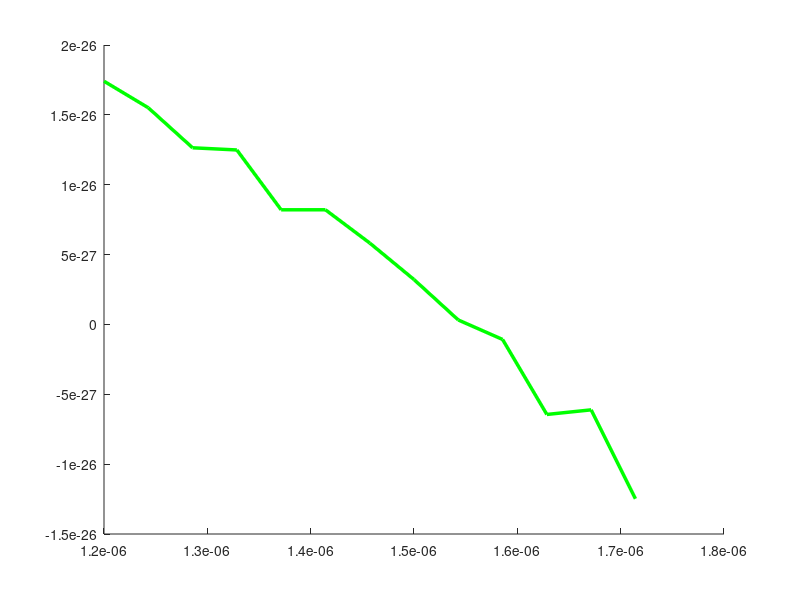

Source code (MATLAB): (Note: this script raises an error after producing the figure.)
% Refractive index and group velocity NSellmeier for LP01 mode 
close all
clear all
clc

%% Variables declaration
mu0 = 4*pi*1e-7;                                    %%% Magnetic permeability
eps0 = 8.8542e-12;                                  %%% Electric permitivity
c = 1/sqrt(mu0*eps0);                               %%% Light speed
a = 2.15e-6;                                        %%% Fiber core radius
Ai_SiO2 = [0.6961663, 0.4079426, 0.8974994];        %%% 100% SiO2 parameters
Ai_GeO2_SiO2 = [0.7136824, 0.4254807, 0.8964226];   %%% 8% GeO2, 92% SiO2 parameters
Lambdai_SiO2 = [0.0684043, 0.1162414, 9.8961609]*1e-6;      %%% 100% SiO2 wavelengths
Lambdai_GeO2_SiO2 = [0.0617167, 0.1270814, 9.8961614]*1e-6; %%% 8% GeO2, 92% SiO2 wavelengths


%%%%%%%%%%%%%%%%%%%%%%%%%%%
Points_X = 50000;
Points_L = 15;
l0 = 0;                                            %%% Bessel function order l
lambdamin = 1.2e-6;                                %%% Minimum wavelenght
lambdamax = 1.8e-6;                                %%% Maximum wavelenght
neff = zeros(1,Points_L);                          %%% Neff empty variable
beta = zeros(1,Points_L);                          %%% Beta'' empty variable
lambda = linspace(lambdamin,lambdamax,Points_L);   %%% Wavelenghts under study
nSiO2 = zeros(1,Points_L);                            %%% NSiO2 empty variable
nGeO2_SiO2 = zeros(1,Points_L);                       %%% NGeO2_SiO2 empty variable

%%%%%%%%%%%%%%%%%%%%%%%%%%%
for i = 1:Points_L
    %% N1 and N2 calculations
    for j = 1:Points_L
        sum_1 = 0;
        sum_2 = 0;
        for k = 1:length(Ai_SiO2)
            sum_1 = sum_1 + Ai_SiO2(k)*...
                lambda(j)^2/...
                (lambda(j)^2 - Lambdai_SiO2(k)^2);

            sum_2 = sum_2 + Ai_GeO2_SiO2(k)*...
                lambda(j)^2/...
                (lambda(j)^2 - Lambdai_GeO2_SiO2(k)^2);
        end
        nSiO2(j) = sqrt(sum_1+1);
        nGeO2_SiO2(j) = sqrt(sum_2+1);
    end
    
    %% RHS and LHS calculation
    V = 2*pi*a*sqrt((nGeO2_SiO2(i)^2 - nSiO2(i)^2))/lambda(i);  %%% V calculation
    X = linspace(0,V,Points_X);                                   %%% Fixed variable to act as x axis X=kt*a              
    Y = real(sqrt(V.^2-X.^2));                                  %%% Relationship X,Y
    LHS0 = -X.*besselj(l0-1,X)./besselj(l0,X);                  %%% Left hand side of dispersion relation 
    RHS0 = Y.*besselk(l0-1,Y)./besselk(l0,Y);                   %%% Right hand side of dispersion relation 

    %% Find LP01 solution
    minDistance = inf;
    distances = zeros(1,length(LHS0));
    for ni = 1 : length(LHS0)
        distances(ni) = abs(LHS0(ni) - RHS0(ni));
        if distances(ni) < minDistance
          minXindex = ni;
          minDistance = distances(ni);
        else
          break
        end
    end
  
    %% Propagation parameters calculation
    XLP01 = X(minXindex);
    YLP01 = Y(minXindex);
    wLP01 = sqrt((XLP01^2 + YLP01^2)/(mu0*eps0*(nGeO2_SiO2(i)^2-nSiO2(i)^2)*a^2));
    ktLP01 = XLP01/a;
    gammaLP01 = YLP01/a;
    beta0 = (wLP01/c*nGeO2_SiO2(i) + wLP01/c*nSiO2(i))/2;
    delta_beta = (nGeO2_SiO2(i)^2*wLP01^2*mu0*eps0-beta0^2-ktLP01^2)/(2*beta0);
    beta(i) = beta0+delta_beta;
    neff(i) = beta(i)/(wLP01*sqrt(mu0*eps0));

end

omega = 2*pi*c./lambda;
vg = diff(omega)./diff(beta);
beta1 = vg.^-1;
beta2 = diff(beta1)./diff(omega(2:end));

%% Plots
%%%%%% Beta'' with respect to lambda %%%%%%
figure('Renderer', 'painters', 'Position', [400 50 900 700])
hold on
plot(lambda(1:end-2),beta2,'-g','LineWidth',2.5)
[BETA2_EQ0,IN] = min(beta2.^2);
xline(lambda(IN),'-.','LineWidth',2);

%%% Insert text
xclad = lambda(IN);
yclad = 2e-26;
str = 'Beta2 = 0';
text(xclad,yclad,str)

%%% Other plot settings
title('Beta2(lambda)');
xlabel('Wavelenght(m)');
ylabel('Beta2(s^2/m)');
axis([lambdamin lambdamax -4e-26 4e-26])
ax = gca;
ax.XAxis.Exponent = -6;
ax.YAxis.Exponent = -26;
set(findall(gcf,'type','text'),'FontSize',30);
set(gca,'FontSize',30);
grid;

%%%%%% Group velocity %%%%%%
figure('Renderer', 'painters', 'Position', [400 50 900 700])
hold on
plot(lambda(1:end-1),vg,'-g','LineWidth',2.5)
[VG,IN] = max(vg);
xline(lambda(IN),'-.','LineWidth',2);

%%% Insert text
xclad = lambda(IN);
yclad = 2.0375e8;
str = 'Beta2 = 0';
text(xclad,yclad,str)

%%% Other plot settings
title('Vg(lambda)');
xlabel('Wavelenght(m)');
ylabel('Vg');
axis([lambdamin lambdamax 2.02*1e8 2.04*1e8])
ax = gca;
ax.XAxis.Exponent = -6;
ax.YAxis.Exponent = 8;
set(findall(gcf,'type','text'),'FontSize',30);
set(gca,'FontSize',30);
grid;